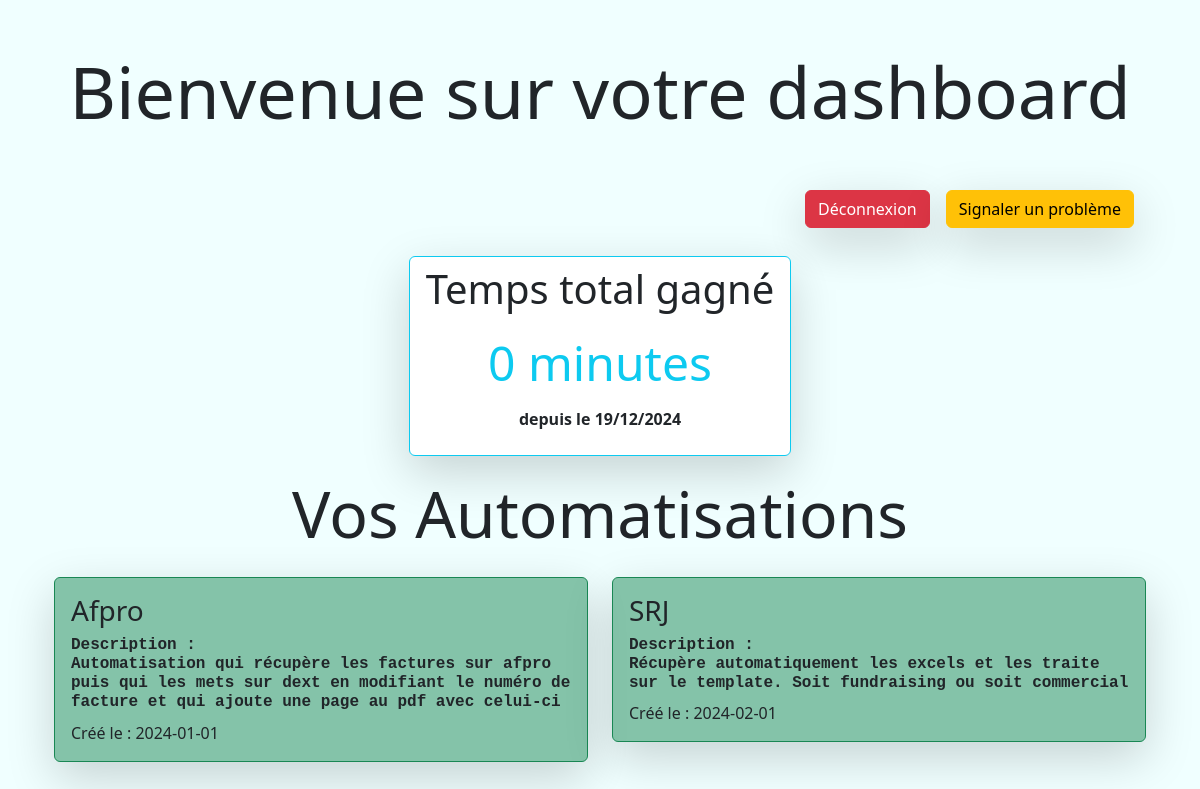
Screenshot of /automations/home with the database file from the repository.
### models/automation.py (models this page shows)
class Automation(db.Model):
    __tablename__ = 'automations'
    id = db.Column(db.Integer, primary_key=True, autoincrement=True)  # Auto-incrémentation
    name = db.Column(db.String(255), nullable=False)
    description = db.Column(db.Text, nullable=False)
    created_at = db.Column(db.Date, nullable=False)
    status = db.Column(db.Boolean, default=False)
    link = db.Column(db.String(255), nullable=True)
    time_saved = db.Column(db.Float, nullable=True)
    params = db.Column(db.JSON, nullable=True)  # Champ générique pour données spécifiques
    logs = db.relationship('Log', backref='automation', lazy=True)

### blueprints/automations/__init__.py (the view)
@automation_bp.route('/home', methods=['GET'])
def home():
    automations = Automation.query.all()
    total_earned_time = timer.get_total_time_saved()
    created_at = timer.get_creation_date()
    return render_template('automations/home.html',timer=timer, total_earned_time=total_earned_time, automations=automations, created_at=created_at)

### classes/Timer.py (called while the page is built)
    def get_total_time_saved(self):
        total_minutes = sum(self.time_saved.values())
        hours, minutes = divmod(total_minutes, 60)
        if hours > 0:
            return f"{int(hours)} heures et {int(minutes)} minutes"
        else:
            return f"{int(minutes)} minutes"

    def get_creation_date(self):
        return self.created_at.strftime('%d/%m/%Y')

### templates/automations/home.html (shortened to what this page needs)
{% extends 'base.html' %}
{% block head %}
<link href="https://cdn.jsdelivr.net/npm/bootstrap@5.3.0-alpha1/dist/css/bootstrap.min.css" rel="stylesheet">
{% endblock %}
{% block body %}
<div class="container">
    <h1 class="text-center my-5 display-2">Bienvenue sur votre dashboard</h1>
    <nav class="navbar">
        <div class="container-fluid d-flex justify-content-end align-items-center gap-3">
            <a href="/auth/logout" class="btn btn-danger shadow-lg" role="button">
                Déconnexion
            </a>
            <button type="button" class="btn btn-warning shadow-lg" id="showProblemWindow">
                Signaler un problème
            </button>
        </div>
    </nav>
</div>
<div class="d-flex justify-content-center align-items-center" style="height: 30vh;">
    <div class="text-center px-3 py-2 position-relative rounded border border-info border-1 bg-white shadow-lg ">
        <div class="position-absolute top-0 start-0 w-100 h-100 bg-info rounded" style="opacity: 0.5; z-index: -1;">
        </div>
        <p class="display-6 fw-medium">
            Temps total gagné
        </p>
        <p class="display-5 text-info fw-medium">{{ timer.get_total_time_saved() }}</p>
        <p class="fw-bold">depuis le {{ timer.get_creation_date() }}</p>
    </div>
</div>
<div class="container">
    <h3 class="mb-4 text-center display-3">Vos Automatisations</h3>
    <div class="row row-cols-1 row-cols-md-2 g-4">
        {% for automation in automations %}
        <div class="col">
            <a href="./{{automation.link}}" class="text-decoration-none">
                <div
                    class="card {% if automation.status == 1 %}border-success bg-success {% elif automation.status == 0 %} border-warning bg-warning {% else %} border-danger bg-danger {% endif %} bg-opacity-50 shadow-lg">
                    <div class="card-body">
                        <h5 class="fs-3">{{ automation.name }}</h5>
                        <h6 class="mb-2 fs-6 font-monospace fw-bold">Description : <br>{{ automation.description }}
                        </h6>
                        <p class="card-text fs-6">Créé le : {{ automation.created_at }}</p>
                    </div>
                </div>
            </a>
        </div>
        {% endfor %}
    </div>
</div>
{% endblock %}

### templates/base.html (shortened to what this page needs)
<!DOCTYPE html>
<html lang="en">
<head>
    <link href="https://cdn.jsdelivr.net/npm/bootstrap@5.3.3/dist/css/bootstrap.min.css" rel="stylesheet"
>
    {% block head %} {% endblock %}
</head>
<body>
    <div class="container" style="position: relative; z-index: 1;">
        {% block body %}
        {% endblock %}
    </div>
</body>
</html>

### rows the page displays
Automation: name "Afpro", description "Automatisation qui récupère les factures sur afpro puis qui les mets sur dext en modifiant le numéro de facture et qui ajoute une page au pdf avec celui-ci", created_at "2024-01-01"
Automation: name "SRJ", description "Récupère automatiquement les excels et les traite sur le template. Soit fundraising ou soit commercial", created_at "2024-02-01"

### other values shown
{{ timer.get_total_time_saved() }} "0 minutes"
{{ timer.get_creation_date() }} "19/12/2024"
